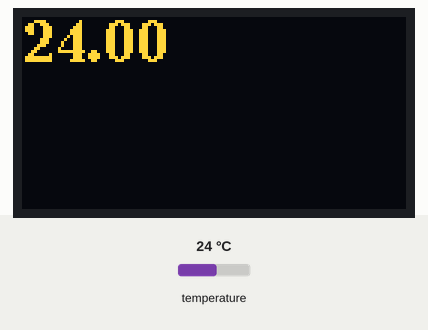
This sketch was run on a simulated ESP8266 (NodeMCU). Parts: 128×64 one-colour display. The test bench sets the inputs (shaded band); at power-on: temperature 24 °C. The OLED is the two-colour kind (top 16 rows yellow); WiFi joins after 1.5 s; servers stay silent unless stated; no MQTT or app messages arrive unless stated; what the sketch prints to the serial monitor is not drawn.

Above: at 4.0 s.
4.1 s: temperature set to 12 °C
At 5.1 s:
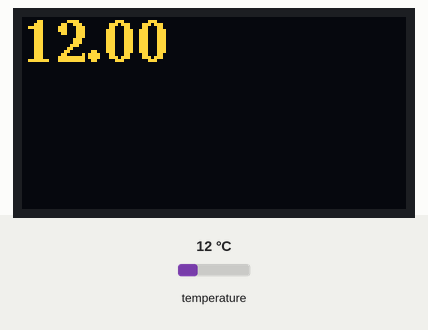
5.7 s: temperature set to 19 °C
At 6.8 s:
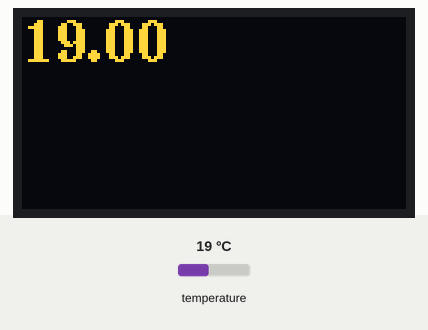
7.5 s: temperature set to 28 °C
At 8.4 s:
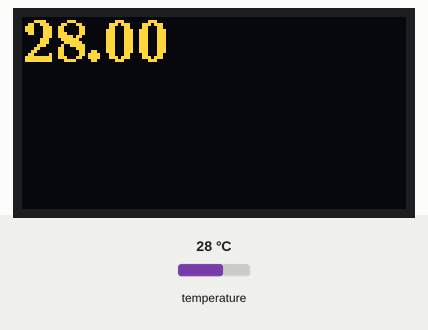
Timing chart, 0 to 10.5 s (numbered marks = the images above; inputs shaded):
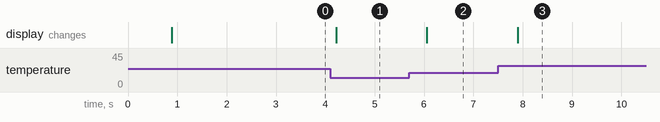

Measured:
- after the input at 4.1 s, the display: changes after 0.12 s (image 1)
- after the input at 5.7 s, the display: changes after 0.36 s (image 2)
- after the input at 7.5 s, the display: changes after 0.40 s (image 3)

The sketch:

SensorDisplayMQTT.ino
```cpp
// URL: http://forum.arduino.cc/index.php?topic=216835.msg1764333#msg1764333


#include <OneWire.h>
#include <DallasTemperature.h>
#include <U8g2lib.h>
U8G2_SH1106_128X64_NONAME_F_HW_I2C u8g2(U8G2_R0);
#include <PubSubClient.h>
#include <ESP8266WiFi.h>

//Festlegung des Datenpins für Sensor
#define ONE_WIRE_BUS_1 2
OneWire oneWire_in(ONE_WIRE_BUS_1);
DallasTemperature sensor(&oneWire_in);

//Temperaturmessung
float output;

// WiFi
const char* ssid = "ssid";
const char* wifi_password = "password";

// MQTT
const char* mqtt_server = "ip";
const char* mqtt_username = "username";
const char* mqtt_password = "password";
const char* topic = "test";
const char* clientID = "";

// Initialise WiFi + MQTT
WiFiClient wifiClient;
// Listener Port: 1883
PubSubClient client(mqtt_server, 1883, wifiClient);

// Verbindungsaufbau
void connect_MQTT(){
  Serial.print("WLAN: ");
  Serial.println(ssid);
  WiFi.begin(ssid, wifi_password);

  // Wait until the connection has been confirmed before continuing
  while (WiFi.status() != WL_CONNECTED) {
    delay(500);
    Serial.print(".");
  }

  // Serial Monitor Output
  Serial.println();
  Serial.print("Verbunden mit der IP-Adresse: ");
  Serial.println(WiFi.localIP());
  Serial.println();

    if (client.connect(clientID, mqtt_username, mqtt_password)) {
      Serial.println("Verbunden mit MQTT Broker!");
    }
    else {
      Serial.println("Verbindung mit MQTT Broker fehlgeschlagen...");
  }
}

void setup(void)
{
    Serial.begin(9600);
    u8g2.begin();
    Serial.println("Dallas Temperature Control Library Demo - TwoPin_DS18B20");


    sensor.begin();
}

void loop(void)
{
  //Sensor
  Serial.println("-------------------------------------------");
  Serial.print("Requesting temperatures...");
  sensor.requestTemperatures();
  Serial.println(" done");

  Serial.print("Temperatur: ");
  output = sensor.getTempCByIndex(0);
  Serial.println(output);

  //Display
  u8g2.firstPage();
  do {
    //keep this the same as it pages through the data generating the screen
    u8g2.setFont(u8g2_font_ncenB14_tr);
    //u8g2.drawStr(0,20,"2.10   C");
    u8g2.setFont(u8g2_font_ncenB14_tr);
    u8g2.setCursor(0, 15);
    u8g2.print(output);


  } while ( u8g2.nextPage() );

  //MQTT
  connect_MQTT();
  Serial.setTimeout(500);

  Serial.print("Nachricht: ");
  Serial.print(output);

  if (client.publish(topic, String(output).c_str())) {
    Serial.println(" gesendet!");
    Serial.println();
  }

  else {
    Serial.println("Verbindungsabbruch mit MQTT Broker");
    client.connect(clientID, mqtt_username, mqtt_password);
    delay(10); // This delay ensures that client.publish doesn't clash with the client.connect call
    client.publish(topic, String(output).c_str());

  }
}
```
